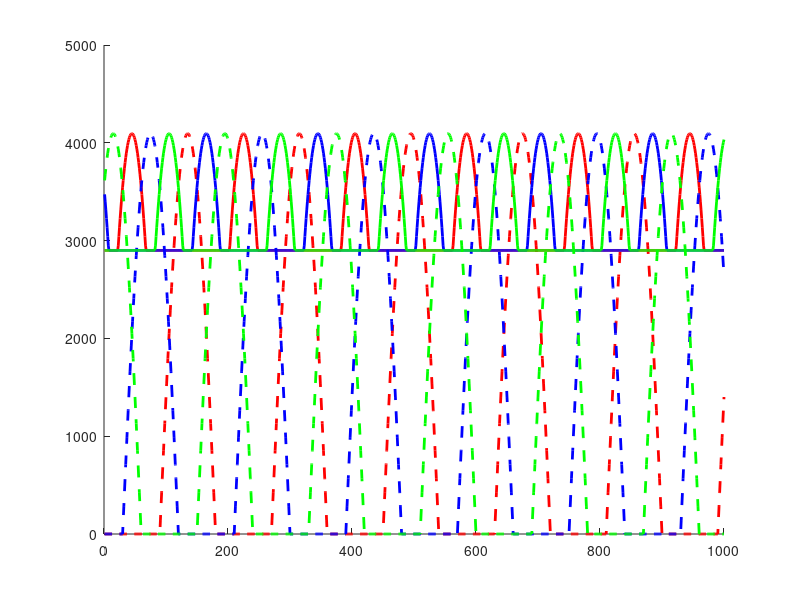

The MATLAB source for this figure: (Note: this script raises an error after producing the figure.)
clear variables


phase = 180;
phase2 = 120;
phase3 = 240;
dac_in = 4095;
dac_out = 4095;
x = 1:1:1000;
air_delay = 2;
min_number_in = 2900;
min_number_out = 0;

inlet1 = max(min_number_in,dac_in*sind((air_delay*x)));
exhaust1 = max(min_number_out,dac_out*sind((air_delay*x+phase)));


inlet2 = max(min_number_in,dac_in*sind((air_delay*x+phase2)));
exhaust2 = max(min_number_out,dac_out*sind((air_delay*x+phase+phase2)));


inlet3 = max(min_number_in,dac_in*sind((air_delay*x+phase3)));
exhaust3 = max(min_number_out,dac_out*sind((air_delay*x+phase+phase3)));

figure(10)
hold on
plot(x, inlet1, 'r', 'LineWidth',2)
plot(x, exhaust1, 'r--', 'LineWidth',2)

plot(x, inlet2, 'b', 'LineWidth',2)
plot(x, exhaust2, 'b--', 'LineWidth',2)
plot(x, inlet3, 'g', 'LineWidth',2)
plot(x, exhaust3, 'g--', 'LineWidth',2)
fontsize(gcf,scale=1.7)
legend('Inlet_1', 'Exhaust_1', 'Inlet_2', 'Exhaust_2', 'Inlet_3', 'Exhaust_3')
grid on;
xlabel('t [s]'), ylabel('Orifice DAC')
title('Pressure Valves System Swivel Motion')
hold off

